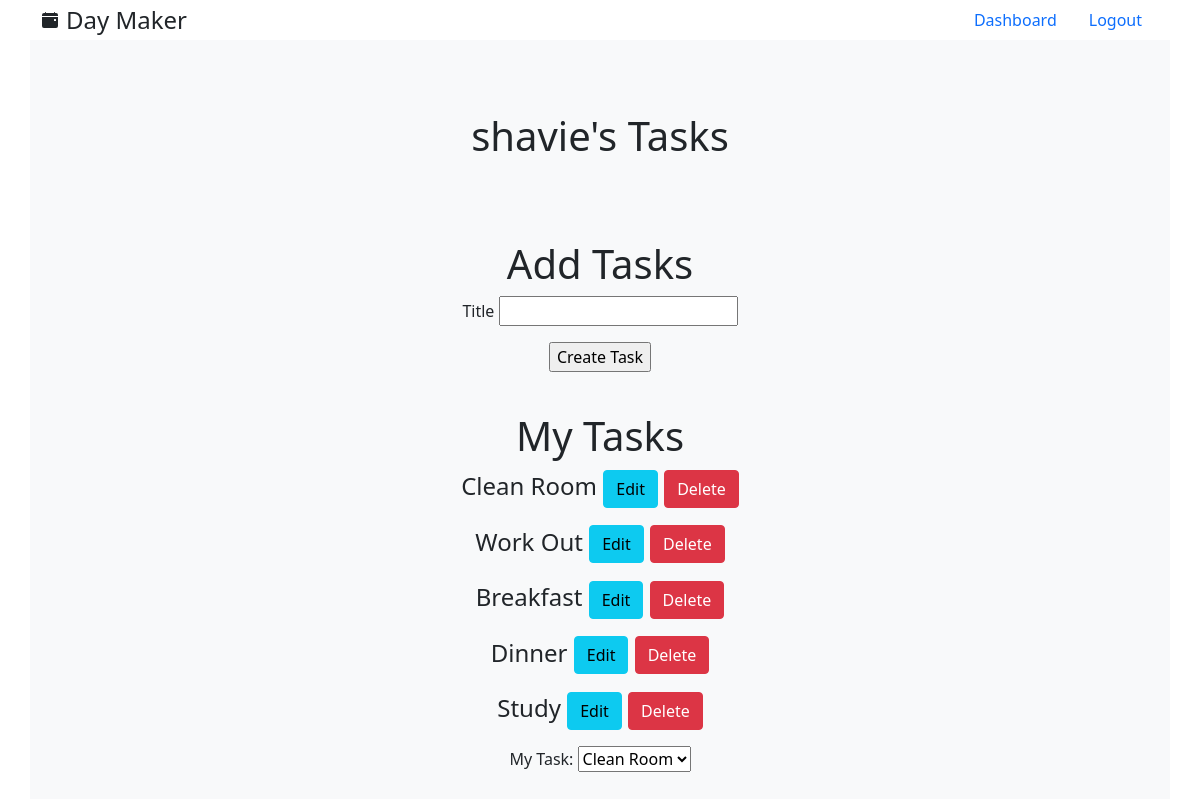
The page /tasks (signed in) on the database its author committed.
### models.py (models this page shows, shortened)
class User(UserMixin, db.Model):
    id = db.Column(db.Integer, primary_key = True)
    username = db.Column(db.String(30), unique = True, index = True)
    email = db.Column(db.String(64), index=True, unique=True)
    password = db.Column(db.String(128))
    schedules = db.relationship('Schedule', backref='user', lazy='dynamic', cascade='all, delete, delete-orphan')
    templates = db.relationship('Template', backref='user', lazy='dynamic', cascade='all, delete, delete-orphan')
    tasks = db.relationship('Task', backref='user', lazy='dynamic', cascade='all, delete, delete-orphan')

class Task(db.Model):
    id = db.Column(db.Integer, primary_key = True)
    title = db.Column(db.String(50), index = True)
    user_id = db.Column(db.Integer, db.ForeignKey('user.id'))
    todos = db.relationship('Todo', lazy='dynamic', cascade='all, delete, delete-orphan')

### routes.py (the view)
@app.route('/tasks', methods=['GET', 'POST'])
@login_required
def tasks():
    form = TaskForm()
    if form.validate_on_submit():
      task = Task(title=form.title.data, user_id=current_user.id)
      db.session.add(task)
      db.session.commit()
      flash('Title successfully added')
      return redirect(url_for('tasks'))
    return render_template('view_tasks.html', form=form)

### forms.py
class TaskForm(FlaskForm):
  title = StringField("Title", validators=[DataRequired()])
  submit = SubmitField("Create Task")

### routes.py (called while the page is built)
@login_manager.user_loader
def load_user(id):
    return User.query.get(int(id))

### templates/view_tasks.html (shortened to what this page needs)
{% extends 'base.html' %}
{% block content %}
    <div class="container h-100 bg-light">
        <div class="row justify-content-center align-items-center h-25">
            <div class="col-6 text-center">
                <h1>{{current_user.username}}'s Tasks</h1>
            </div>
        </div>
        <div class="row justify-content-center align-items-center mb-4">
            <div class="col-6 text-center">
                <h1>Add Tasks</h1>
                <form action="/tasks" method="POST">
                    <p>
                        {{ form.title.label }}
                        {{ form.title()}}
                    </p>
                    <p> {{ form.submit() }} </p>
                </form>
            </div>
        </div>
        <div class="row justify-content-center align-items-center">
            <div class="col-6 text-center">
                <h1>My Tasks</h1>
                {% for task in current_user.tasks %}
                <p class="fs-4">{{ task.title }}</h4>
                <a href="{{ url_for('edit_task', task_title=task.title) }}" class="btn btn-info">Edit</a>
                <a href="{{ url_for('delete_task', task_title=task.title) }}" class="btn btn-danger">Delete</a>
                {% endfor %}
            </div>
        </div>
        <div class="row justify-content-center align-items-center mb-4">
            <div class="col-6 text-center">
                <label for="cars">My Task:</label>
                <select name="cars" id="cars">
                  {% for task in current_user.tasks %}
                  <option value="{{ task.title }}">{{ task.title }}</option>
                  {% endfor %}
                </select>
            </div>
        </div>
    </div>
{% endblock %}

### static/styles.css (style rules this page uses)
html, body { height: 100%; }

### rows shown on the page
User: username "shavie"
Task: title "Clean Room"
Task: title "Work Out"
Task: title "Breakfast"
Task: title "Dinner"
Task: title "Study"

### other values the page prints
form field cars "Clean Room"
